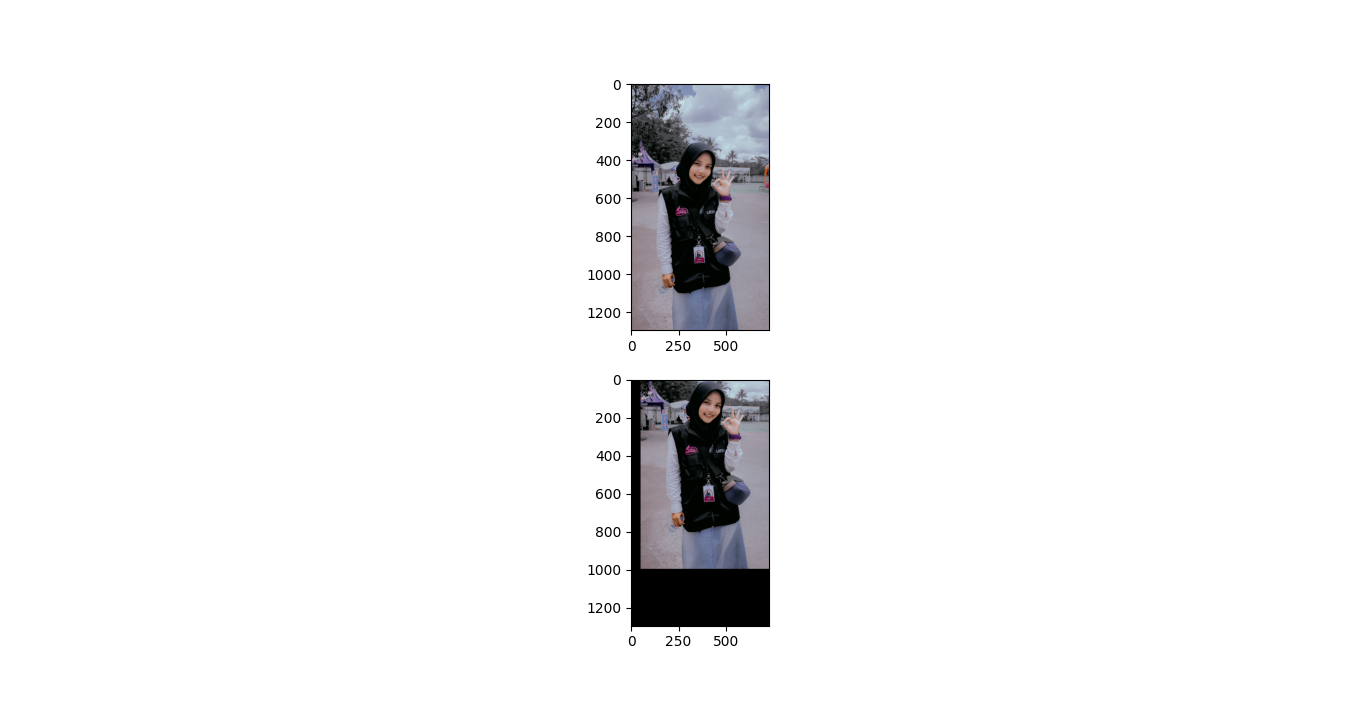

Reproduce this figure in Python.
import imageio.v3 as img
import numpy as np
import matplotlib.pyplot as plt

def Translasi(image, shiftX, shiftY):
    imgTranslasi = np.roll(image, shift=shiftY, axis=0) # Geser vertikal
    imgTranslasi = np.roll(imgTranslasi, shift=shiftX, axis=1) # Geser horizontal
    # Mengisi bagian yang kosong dengan warna hitam (0)
    if shiftY > 0:
        imgTranslasi[:shiftY, :] = 0 # Bagian atas jika geser ke bawah
    elif shiftY < 0:
        imgTranslasi[shiftY:, :] = 0 # Bagian bawah jika geser ke atas
    if shiftX > 0:
        imgTranslasi[:, :shiftX] = 0 # Bagian kiri jika geser ke kanan
    elif shiftX < 0:
        imgTranslasi[:, shiftX:] = 0 # Bagian kanan jika geser ke kiri
    return imgTranslasi

image = img.imread("E:\\Nanad\\Backup Redmi\\AdobeLightroom\\1676895868825.jpg")
imgResult = Translasi(image, shiftX=50, shiftY=-300)

plt.figure(figsize=(10,10))
plt.subplot(2,1,1)
plt.imshow(image)
plt.subplot(2,1,2)
plt.imshow(imgResult)
plt.show()
